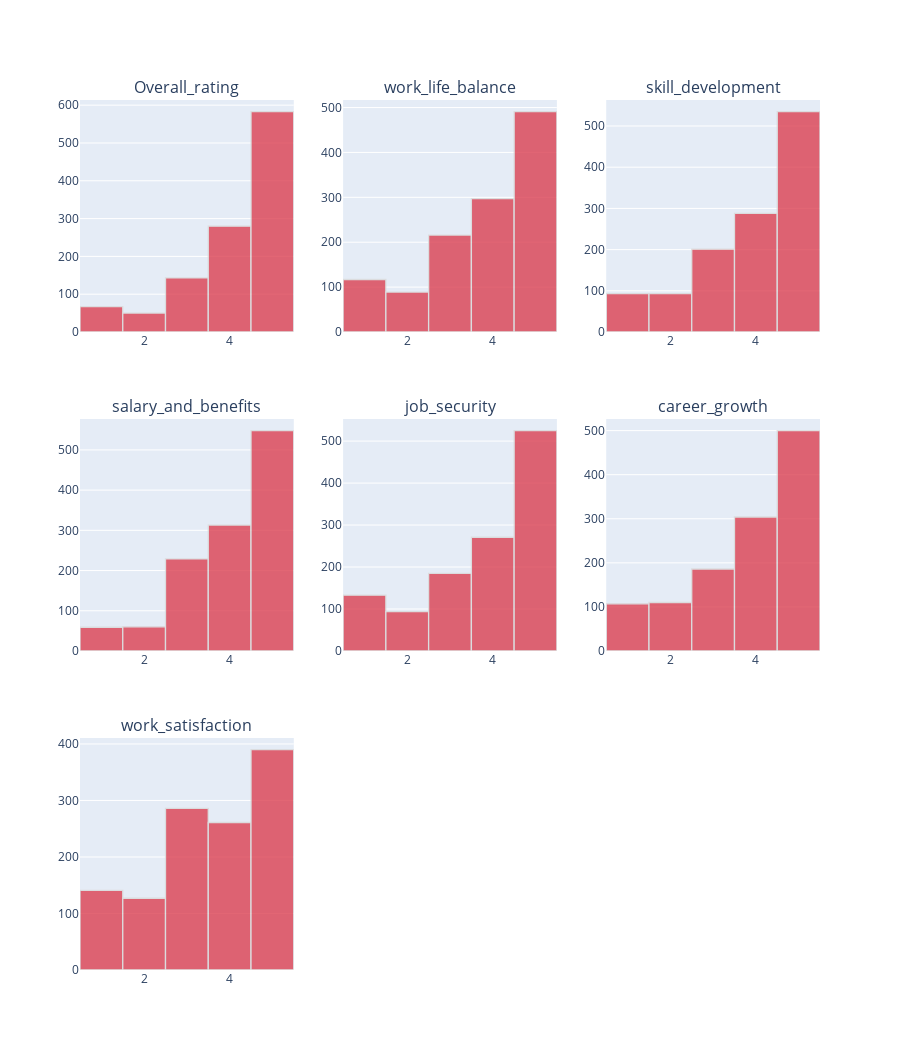

Write notebook code for a chart like this one.
### Code cell
# Get numerical variables
num_vars = df_clean_review.select_dtypes(include=['int', 'float']).columns.tolist()

# Determine subplot layout
num_cols = len(num_vars)
num_rows = (num_cols + 2) // 3

# Create subplot
fig = make_subplots(rows=num_rows, cols=3, subplot_titles=num_vars, vertical_spacing=0.1)

# Plot histogram for each numerical variable
for i, var in enumerate(num_vars):
    box_fig = df_clean_review[var].iplot(kind='hist', asFigure=True, color='red')
    fig.add_trace(box_fig.data[0], row=(i // 3) + 1, col=(i % 3) + 1)

# Adjust layout
fig.update_layout(height=5*num_rows*70, showlegend=False)

# Display the plot
iplot(fig)

### Figure 1 — Plotly figure (JSON) as saved in the notebook; plotly's stock layout.template omitted (floating-point values rounded to 4 significant figures; data arrays with more than 128 entries replaced by an {"elided": "..."} marker saying what was removed)
{"data": [{"histfunc": "count", "histnorm": "", "marker": {"color": "rgba(219, 64, 82, 1.0)", "line": {"color": "#D9D9D9", "width": 1.3}}, "name": "Overall_rating", "opacity": 0.8, "orientation": "v", "type": "histogram", "x": {"elided": "1211 int values"}, "xaxis": "x", "yaxis": "y"}, {"histfunc": "count", "histnorm": "", "marker": {"color": "rgba(219, 64, 82, 1.0)", "line": {"color": "#D9D9D9", "width": 1.3}}, "name": "work_life_balance", "opacity": 0.8, "orientation": "v", "type": "histogram", "x": {"elided": "1211 int values"}, "xaxis": "x2", "yaxis": "y2"}, {"histfunc": "count", "histnorm": "", "marker": {"color": "rgba(219, 64, 82, 1.0)", "line": {"color": "#D9D9D9", "width": 1.3}}, "name": "skill_development", "opacity": 0.8, "orientation": "v", "type": "histogram", "x": {"elided": "1211 int values"}, "xaxis": "x3", "yaxis": "y3"}, {"histfunc": "count", "histnorm": "", "marker": {"color": "rgba(219, 64, 82, 1.0)", "line": {"color": "#D9D9D9", "width": 1.3}}, "name": "salary_and_benefits", "opacity": 0.8, "orientation": "v", "type": "histogram", "x": {"elided": "1211 int values"}, "xaxis": "x4", "yaxis": "y4"}, {"histfunc": "count", "histnorm": "", "marker": {"color": "rgba(219, 64, 82, 1.0)", "line": {"color": "#D9D9D9", "width": 1.3}}, "name": "job_security", "opacity": 0.8, "orientation": "v", "type": "histogram", "x": {"elided": "1211 int values"}, "xaxis": "x5", "yaxis": "y5"}, {"histfunc": "count", "histnorm": "", "marker": {"color": "rgba(219, 64, 82, 1.0)", "line": {"color": "#D9D9D9", "width": 1.3}}, "name": "career_growth", "opacity": 0.8, "orientation": "v", "type": "histogram", "x": {"elided": "1211 int values"}, "xaxis": "x6", "yaxis": "y6"}, {"histfunc": "count", "histnorm": "", "marker": {"color": "rgba(219, 64, 82, 1.0)", "line": {"color": "#D9D9D9", "width": 1.3}}, "name": "work_satisfaction", "opacity": 0.8, "orientation": "v", "type": "histogram", "x": {"elided": "1211 int values"}, "xaxis": "x7", "yaxis": "y7"}], "layout": {"annotations": [{"font": {"size": 16}, "showarrow": false, "text": "Overall_rating", "x": 0.1444, "xanchor": "center", "xref": "paper", "y": 1, "yanchor": "bottom", "yref": "paper"}, {"font": {"size": 16}, "showarrow": false, "text": "work_life_balance", "x": 0.5, "xanchor": "center", "xref": "paper", "y": 1, "yanchor": "bottom", "yref": "paper"}, {"font": {"size": 16}, "showarrow": false, "text": "skill_development", "x": 0.8556, "xanchor": "center", "xref": "paper", "y": 1, "yanchor": "bottom", "yref": "paper"}, {"font": {"size": 16}, "showarrow": false, "text": "salary_and_benefits", "x": 0.1444, "xanchor": "center", "xref": "paper", "y": 0.6333, "yanchor": "bottom", "yref": "paper"}, {"font": {"size": 16}, "showarrow": false, "text": "job_security", "x": 0.5, "xanchor": "center", "xref": "paper", "y": 0.6333, "yanchor": "bottom", "yref": "paper"}, {"font": {"size": 16}, "showarrow": false, "text": "career_growth", "x": 0.8556, "xanchor": "center", "xref": "paper", "y": 0.6333, "yanchor": "bottom", "yref": "paper"}, {"font": {"size": 16}, "showarrow": false, "text": "work_satisfaction", "x": 0.1444, "xanchor": "center", "xref": "paper", "y": 0.2667, "yanchor": "bottom", "yref": "paper"}], "height": 1050, "showlegend": false, "xaxis": {"anchor": "y", "domain": [0, 0.2889]}, "xaxis2": {"anchor": "y2", "domain": [0.3556, 0.6444]}, "xaxis3": {"anchor": "y3", "domain": [0.7111, 1]}, "xaxis4": {"anchor": "y4", "domain": [0, 0.2889]}, "xaxis5": {"anchor": "y5", "domain": [0.3556, 0.6444]}, "xaxis6": {"anchor": "y6", "domain": [0.7111, 1]}, "xaxis7": {"anchor": "y7", "domain": [0, 0.2889]}, "xaxis8": {"anchor": "y8", "domain": [0.3556, 0.6444]}, "xaxis9": {"anchor": "y9", "domain": [0.7111, 1]}, "yaxis": {"anchor": "x", "domain": [0.7333, 1]}, "yaxis2": {"anchor": "x2", "domain": [0.7333, 1]}, "yaxis3": {"anchor": "x3", "domain": [0.7333, 1]}, "yaxis4": {"anchor": "x4", "domain": [0.3667, 0.6333]}, "yaxis5": {"anchor": "x5", "domain": [0.3667, 0.6333]}, "yaxis6": {"anchor": "x6", "domain": [0.3667, 0.6333]}, "yaxis7": {"anchor": "x7", "domain": [0, 0.2667]}, "yaxis8": {"anchor": "x8", "domain": [0, 0.2667]}, "yaxis9": {"anchor": "x9", "domain": [0, 0.2667]}}}
